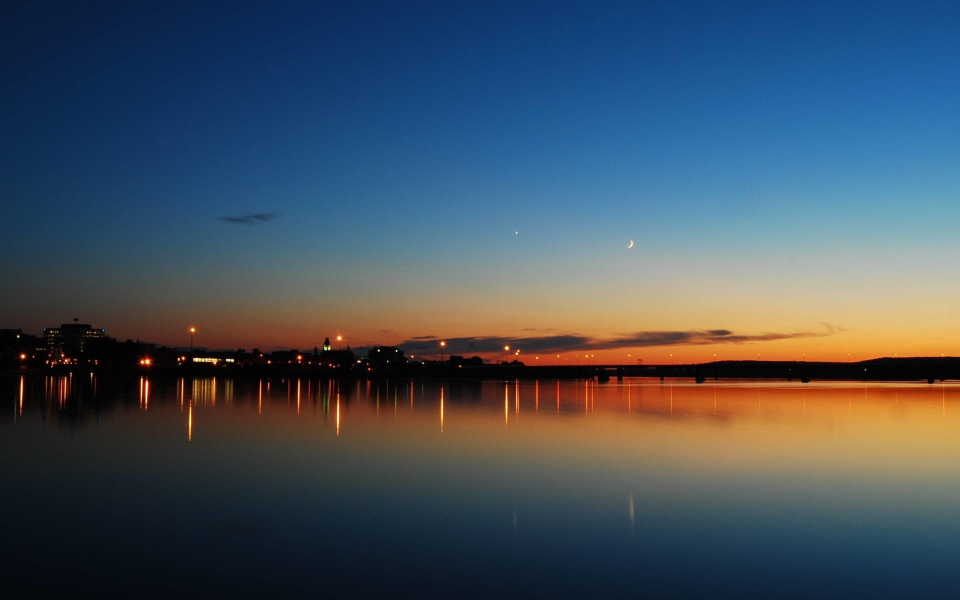
#> input picture 4512114.jpg, 2880 x 1800 px (shown at 1/3 size)
$ python tp.py
#> lines starting #> are read from the running program, lines starting #| are printed output that depends on the picture; after the words box and inside, x2 and y2 are one past the last pixel; in counts of white or black regions, pixels touching at a corner belong together
import cv2
import numpy as np
import matplotlib.pyplot as plt
from sklearn.cluster import KMeans
import imutils
from tkinter import Tk
from tkinter.filedialog import askopenfilename
import webcolors

Tk().withdraw()
image_path = askopenfilename(title="Select an image", filetypes=[("Image Files", "*.png;*.jpg;*.jpeg;*.bmp")]) #selecting the image
#> the answer given: 4512114.jpg

if not image_path:
    print("No image selected. Exiting...")
    exit()

img = cv2.imread(image_path)
#> img is the input picture: shape (1800, 2880, 3); mean B, G, R 93.4, 80.8, 67.6
org_img = img.copy()
print('Org image shape --> ', img.shape)
#| Org image shape -->  (1800, 2880, 3)

img = imutils.resize(img, height=200)
#> img: shape (200, 320, 3)
print('After resizing shape --> ', img.shape)
#| After resizing shape -->  (200, 320, 3)

# Flattening the image for KMeans clustering
flat_img = np.reshape(img, (-1, 3))
print('After Flattening shape --> ', flat_img.shape)
#| After Flattening shape -->  (64000, 3)

# using KMeans clustering
clusters = 5
kmeans = KMeans(n_clusters=clusters, random_state=0)
kmeans.fit(flat_img)

dominant_colors = np.array(kmeans.cluster_centers_, dtype='uint')
percentages = (np.unique(kmeans.labels_, return_counts=True)[1]) / flat_img.shape[0]
#> percentages = [0.128, 0.129, 0.304, 0.161, 0.278]
p_and_c = zip(percentages, dominant_colors)
p_and_c = sorted(p_and_c, reverse=True)

def bgr_to_hex(bgr):
    return '#{:02x}{:02x}{:02x}'.format(bgr[2], bgr[1], bgr[0]) #bgr to hex format

block = np.ones((50, 50, 3), dtype='uint') # here we have creating a block with most dominant color
plt.figure(figsize=(12, 8))

for i in range(clusters):
    plt.subplot(2, clusters, i + 1)
    block[:] = p_and_c[i][1][::-1]  # Converting the BGR to RGB for using plt function so that its easy to plot
    plt.imshow(block)
    plt.xticks([])
    plt.yticks([])

    # Converting to hex color and obtaining their name
    hex_color = bgr_to_hex(p_and_c[i][1])
    try:
        color_name = webcolors.rgb_to_name(tuple(p_and_c[i][1].astype(int)))
    except ValueError:
        color_name = "Unknown"  # In case the color is not named in the library

    plt.xlabel(f'{color_name}\n{hex_color}\n{round(p_and_c[i][0] * 100, 2)}%')

    color = p_and_c[i][1]
    dist = np.linalg.norm(flat_img - color, axis=1)
    mask = dist < 50  # Adjust this threshold for more/less strict color matching

    # plotting histogram for the dominant color
    plt.subplot(2, clusters, i + clusters + 1)
    color_pixels = flat_img[mask]
    color_hist = cv2.calcHist([color_pixels], [0], None, [256], [0, 256])  # Histogram for R, G, or B channel

    plt.plot(color_hist, color='k')
    plt.xlim([0, 256])
    plt.title(f'Hist of Color {i+1}')
    plt.xlabel('Intensity')
    plt.ylabel('Frequency')
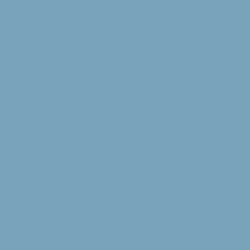
#> block: shape (50, 50, 3) uint64 (shown 5 times larger); mean of channels 0, 1, 2 187, 163, 121; drawn as B, G, R


bar = np.ones((50, 500, 3), dtype='uint') # creating a bar to show color composition
plt.figure(figsize=(12, 8))
plt.title('Proportions of colors in the image')

# here we gonna make color composition bars
start = 0
i = 1
for p, c in p_and_c:
    end = start + int(p * bar.shape[1])
    if i == clusters:
        bar[:, start:] = c[::-1]
    else:
        bar[:, start:end] = c[::-1]
    start = end
    i += 1
#> this loop made 5 passes
#> (end, start) on passes 1 to 5: (152, 152), (290, 290), (370, 370), (434, 434), (497, 497)
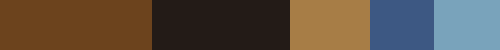
#> bar: shape (50, 500, 3) uint64; mean of channels 0, 1, 2 67.8, 80.6, 93; drawn as B, G, R
#> after the loop, i = 6

plt.imshow(bar)
plt.xticks([])
plt.yticks([])

# Resize original image for display
rows = 1000
cols = int((org_img.shape[0] / org_img.shape[1]) * rows)
#> cols = 625
img = cv2.resize(org_img, dsize=(rows, cols), interpolation=cv2.INTER_LINEAR)
#> img: shape (625, 1000, 3)

copy = img.copy()

cv2.rectangle(copy, (rows // 2 - 250, cols // 2 - 90), (rows // 2 + 250, cols // 2 + 110), (255, 255, 255), -1)
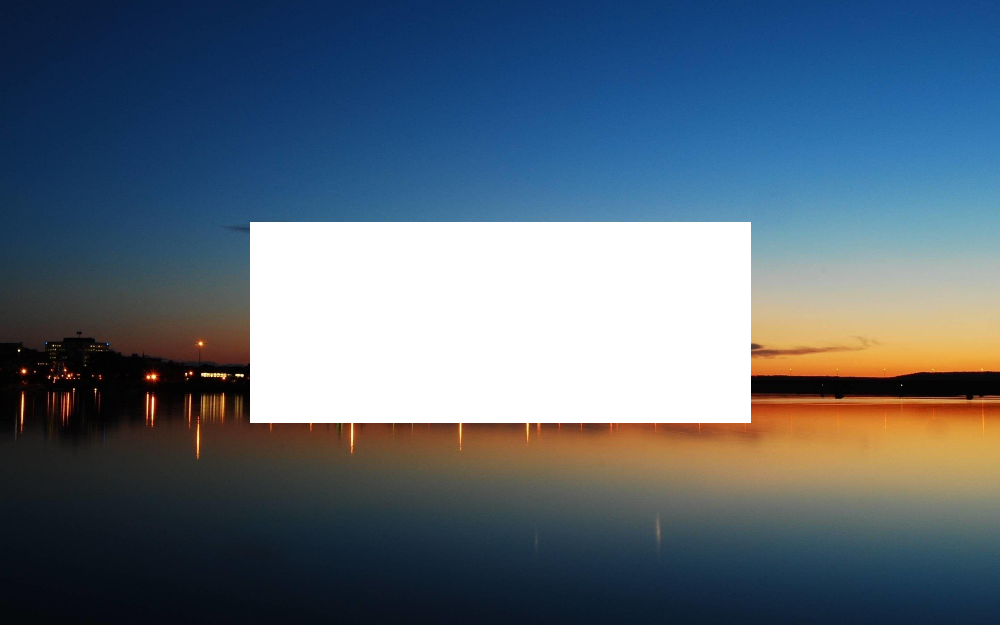
#> copy: shape (625, 1000, 3); mean B, G, R 119.8, 105.5, 90.2
final = cv2.addWeighted(img, 0.1, copy, 0.9, 0)
cv2.putText(final, 'Most Dominant Colors in the Image', (rows // 2 - 230, cols // 2 - 40), cv2.FONT_HERSHEY_DUPLEX, 0.8, (0, 0, 0), 1, cv2.LINE_AA)
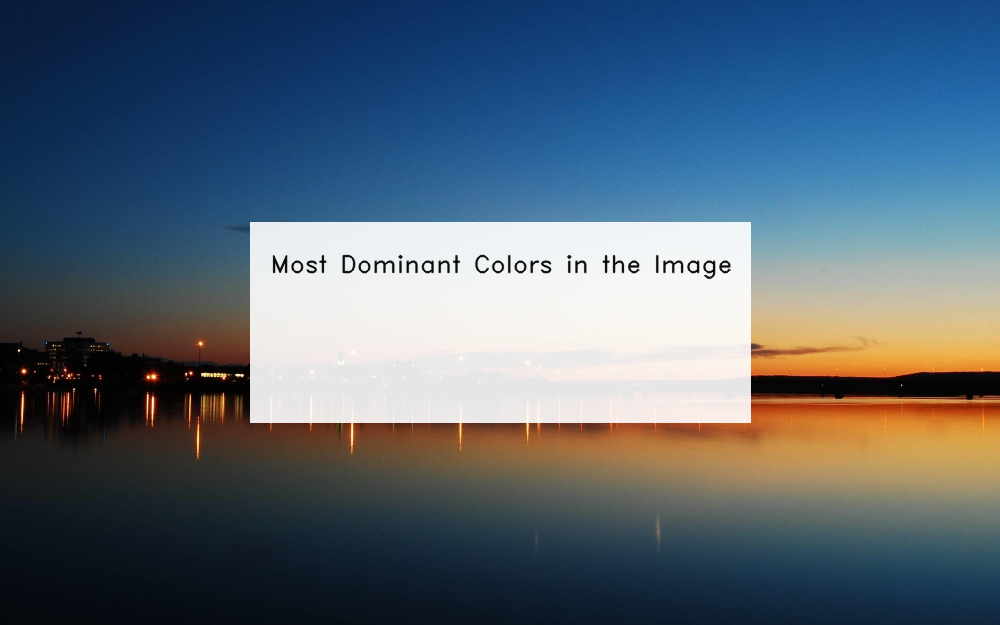
#> final: shape (625, 1000, 3); mean B, G, R 116.4, 102.3, 87.2

# all we gotta do is display the most dominant color
start = rows // 2 - 220
for i in range(clusters):
    end = start + 70
    final[cols // 2:cols // 2 + 70, start:end] = p_and_c[i][1]
    hex_color = bgr_to_hex(p_and_c[i][1])
    try:
        color_name = webcolors.rgb_to_name(tuple(p_and_c[i][1].astype(int)))
    except ValueError:
        color_name = "Unknown"  # In case the color is not named in the library but like every color is unknown lmaoo
    cv2.putText(final, f'{i+1}: {color_name}\n{hex_color}', (start + 10, cols // 2 + 45), cv2.FONT_HERSHEY_DUPLEX, 0.6, (255, 255, 255), 1, cv2.LINE_AA)
    start = end + 20
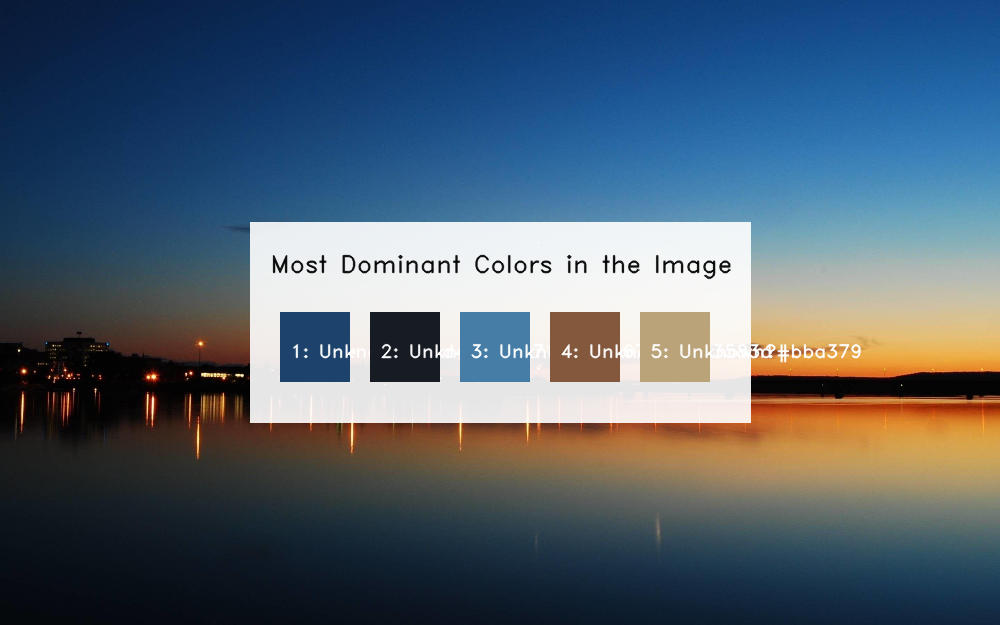
#> final: shape (625, 1000, 3); 4.28% of pixels changed, all inside (x1, y1, x2, y2) = (280, 312, 862, 382)

# displaying result
plt.show()
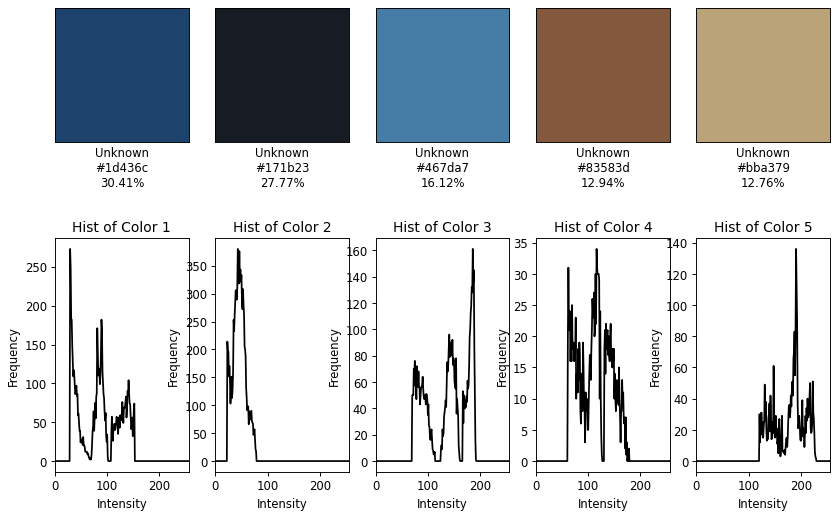
#> figure drawn by matplotlib, 10 panels; panel 2: curve peaks at x = 29, y = 273; panel 4: curve peaks at x = 43, y = 380; panel 6: curve peaks at x = 186, y = 161; panel 8: curve peaks at x = 116, y = 34
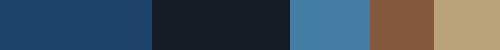
#> shown: shape (50, 500, 3); mean R, G, B 67.8, 80.6, 93
cv2.imshow('img', final)
cv2.waitKey(0)
cv2.destroyAllWindows()

cv2.imwrite('output.png', final)
